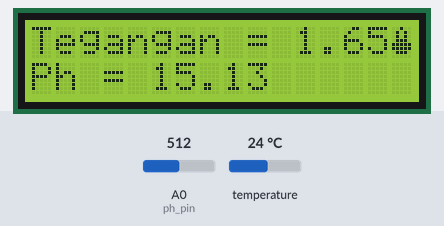
The sketch below on a simulated ESP8266 (NodeMCU). Shown: 16×2 character LCD. The test bench sets the inputs (shaded band); at power-on: temperature 24 °C, A0 (ph_pin) = 512. WiFi joins after 1.5 s; servers stay silent unless stated; what the sketch prints to the serial monitor is not drawn.

Above: at 10.3 s.
10.4 s: temperature set to 12 °C
At 18.6 s:
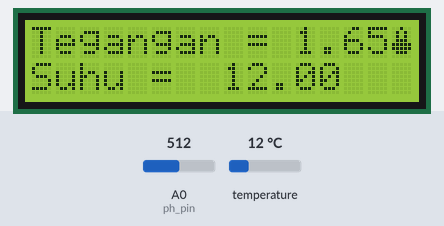
22.2 s: A0 (ph_pin) set to 716
At 28.1 s:
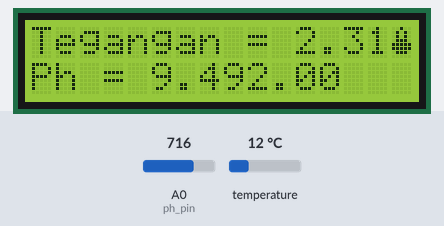
30.6 s: temperature set to 19 °C
At 35.8 s:
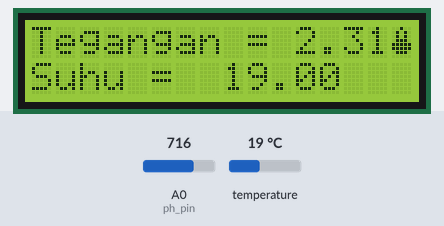
40.2 s: A0 (ph_pin) set to 900
At 45.3 s:
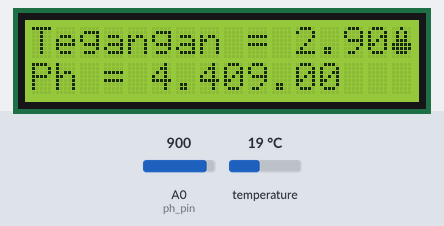
48.0 s: temperature set to 28 °C
At 53.0 s:
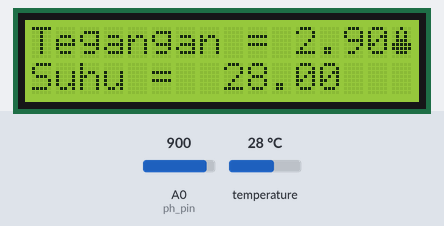
57.6 s: A0 (ph_pin) set to 1010
At 62.5 s:
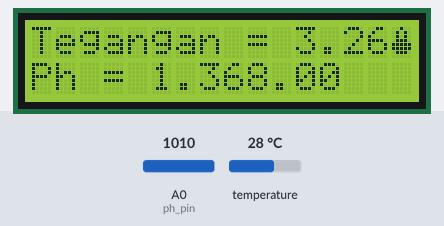
Timing chart, 0 to 64.0 s (numbered marks = the images above; inputs shaded):
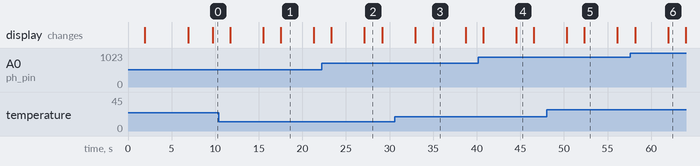

Measured:
- after the input at 22.2 s, the display: first differs from a run without the input after 4.9 s (image 2)
- after the input at 30.6 s, the display: first differs from a run without the input after 4.3 s (image 3)
- after the input at 40.2 s, the display: first differs from a run without the input after 4.3 s (image 4)
- after the input at 48.0 s, the display: first differs from a run without the input after 4.3 s (image 5)
- after the input at 57.6 s, the display: first differs from a run without the input after 4.3 s (image 6)
- what the display in image 1 shows lasts 3.8 s, from 17.5 s to 21.3 s
- what the display in image 2 shows lasts 2.0 s, from 27.1 s to 29.1 s

The sketch:

Skripsi_Ahmad_Yan_I.ino
```cpp
#define BLYNK_PRINT Serial
#define BLYNK_TEMPLATE_ID "TMPLukBLDcg4"
#define BLYNK_DEVICE_NAME "Monitoring Ph dan Suhu Air"
#define BLYNK_AUTH_TOKEN "_uQoU2acQEyHqssoPgjeLRwpVov8uPlX"
#include<SoftwareSerial.h>
#include <DFRobot_PH.h>
#include <DallasTemperature.h>
#include <OneWire.h>
#include <LiquidCrystal_I2C.h>
#include <ESP8266WiFi.h> // include library
#include <BlynkSimpleEsp8266.h> // include library
char auth[] = BLYNK_AUTH_TOKEN ; //Auth Token
char ssid[] = "Tetangga sebelah"; //nama hotspot yang digunakan
char pass[] = "jandabolong123"; //password hotspot yang digunakan
//BlynkTimer timer;

// Data wire is plugged into digital pin 2 on the Arduino
#define sensor_ds18b20 D7 //pada pin 2 untuk sensor ds18b20

// Setup a oneWire instance to communicate with any OneWire device
OneWire oneWire(sensor_ds18b20);
LiquidCrystal_I2C lcd(0x27,16,2);

// Pass oneWire reference to DallasTemperature library
DallasTemperature sensors(&oneWire);
const int ph_pin = A0;
float Po = 0;
float PH_step;

double TeganganPh;

float PH4 = 2.95;
float PH7 = 2.6;

byte LCD [8] =
{
  B00100,
  B01010,
  B01010,
  B01110,
  B11111,
  B11111,
  B01110,
  B00000
};

void setup() {
Serial.begin(115200);
pinMode(ph_pin, INPUT);
sensors.begin();  // Start up the library
Blynk.begin(auth, ssid, pass); //memulai Blynk
//timer.setInterval(1000L, sendSensor);

  lcd.begin();
  lcd.backlight();
  lcd.createChar(0, LCD );
  lcd.setCursor(0,0); //diatas LCD
  lcd.print(" Monitoring ");
  lcd.setCursor(0,1); //Dibawah LCD
  lcd.print("  Kualitas Air ");
  delay(5000);
  lcd.clear();
}
  void loop() {
 Blynk.run();
// timer.run();

  float nilai_analog_PH = analogRead(ph_pin); //membaca sensor PH
  TeganganPh = 3.3 / 1023.0 * nilai_analog_PH; // rumus tegangan PH
  Serial.print(nilai_analog_PH);
  Serial.print(" || ");
  Serial.print("TeganganPh: "); // menampilkan komen diserial monitor
  Serial.print(TeganganPh, 3); // menampilkan hasil Tegangan ph
  Serial.print(" || ");

  PH_step = (PH4 - PH7) / 3;
  float Po = 7.00 + ((PH7 - TeganganPh) / PH_step);
  Serial.print("Nilai PH cairan: "); //menampilkan komen diserial monitor
  Serial.println(Po, 2); // menampilkan hasil Ph cairan
  delay (1000);

  sensors.requestTemperatures();
  static unsigned long timepoint = millis();
    if(millis()-timepoint>1000U){                  //time interval: 1s
        timepoint = millis();}
  float suhu = sensors.getTempCByIndex(00);
  //print the temperature in Celsius
  Serial.print("Temperature: ");
  Serial.print(suhu);
  Serial.println("C  |  ");
  delay(1000);

  Blynk.virtualWrite(V0, Po); //mengirimkan data temperatur ke Virtual pin VO di Blynk Cloud
  Blynk.virtualWrite(V1, suhu); //mengirimkan data temperatur ke Virtual pin VO di Blynk Cloud

  lcd.setCursor(0,0);
  lcd.print("Tegangan = ");
  lcd.print(TeganganPh);
  lcd.write(0);
  lcd.print("V");
  lcd.setCursor(0,1);
  lcd.print("Ph = ");
  lcd.print(Po);
  delay(2000);

  lcd.setCursor(0,1);
  lcd.print("Suhu =  ");
  lcd.print(suhu);
  delay(1000);
}
```
